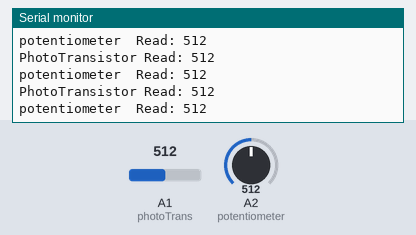
The sketch below on a simulated Arduino Uno, built with avr-gcc and run on an emulated ATmega328P. On the bench: the last lines printed to the serial monitor. Inputs (shaded band) come from the test bench; at power-on: A2 (potentiometer) = 512, A1 (photoTrans) = 512.

Above: at 8.9 s.
9.0 s: A2 (potentiometer) set to 1023
At 9.6 s:
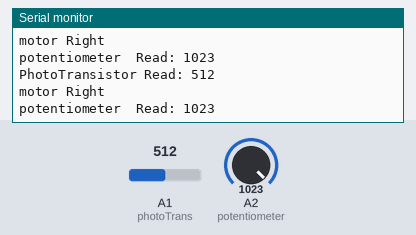
10.7 s: A2 (potentiometer) set to 990
At 11.8 s:
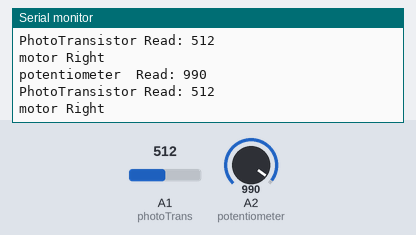
13.7 s: A1 (photoTrans) set to 105
At 14.6 s:
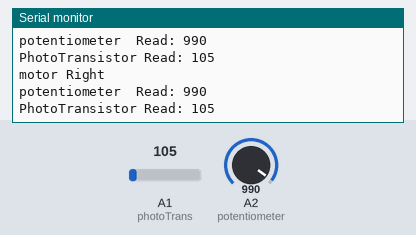
16.7 s: A1 (photoTrans) set to 92
At 17.6 s:
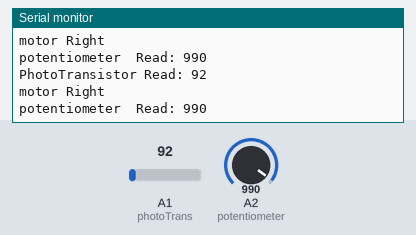
Timing chart, 0 to 19.7 s (numbered marks = the images above; inputs shaded):
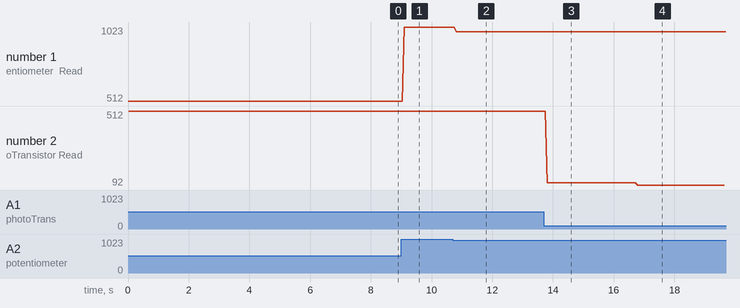

Measured:
- the behaviour switches between 1000 and 999 on A2 (potentiometer) (found by bisection; images 1 and 2)
- the behaviour switches between 100 and 99 on A1 (photoTrans) (found by bisection; images 3 and 4)
- after the input at 9.0 s, the serial monitor: prints a new line after 0.10 s (image 1)
- after the input at 10.7 s, the serial monitor: prints a new line after 0.12 s (image 2)
- after the input at 13.7 s, the serial monitor: prints a new line after 0.11 s (image 3)
- after the input at 16.7 s, the serial monitor: prints a new line after 0.09 s (image 4)
- plotted number 1: 512 → 1023 after the input at 9.0 s, 1023 → 990 after the input at 10.7 s
- plotted number 2: 512 → 105 after the input at 13.7 s, 105 → 92 after the input at 16.7 s

The sketch:

LineFollower-NoMotor.ino
```cpp
//photoResistor
int potentiometer = 2;  // we are using pin A2
int potentiometerVal = 0;    // we initialize the value of integer to 0

//photo transistor
int photoTrans = 1;  // we are using pin A1
int photoVal = 0;    // we initialize the value of integer to 0


void setup() {
  Serial.begin(9600); //seting up the serial
  // put your setup code here, to run once:

}

void loop() {
  String titlepotentiometer = "potentiometer  Read: "; // to make the reading easy to read
  potentiometerVal = analogRead(potentiometer); // read the analog pin, and store value in to intVal
  Serial.println(titlepotentiometer + potentiometerVal); //debug value so we can see in realtime.

  String titlePhotoTrans = "PhotoTransistor Read: "; // to make the reading easy to read
  photoVal = analogRead(photoTrans); // read the analog pin, and store value in to intVal
  Serial.println(titlePhotoTrans + photoVal); //debug value so we can see in realtime.


 if(photoVal < potentiometerVal){
    Serial.println("motor Right \n");

 }else if(photoVal > potentiometerVal){
    Serial.println("motor Left \n");

 }else{

    }

}
```
